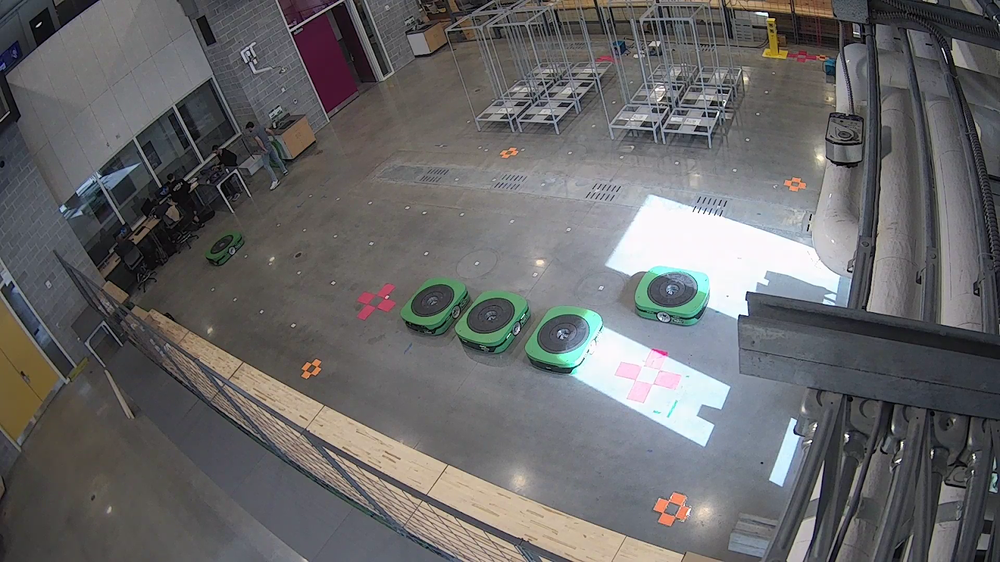
#> input picture images/image1.PNG, 1000 x 562 px, shrunk from 1600 x 900 before the run, found by its file name
$ python fast.py
#> lines starting #> are read from the running program, lines starting #| are printed output that depends on the picture
import numpy as np
import cv2 as cv
from matplotlib import pyplot as plt

img = cv.imread('./images/image1.png', cv.IMREAD_GRAYSCALE) # `<opencv_root>/samples/data/blox.jpg`
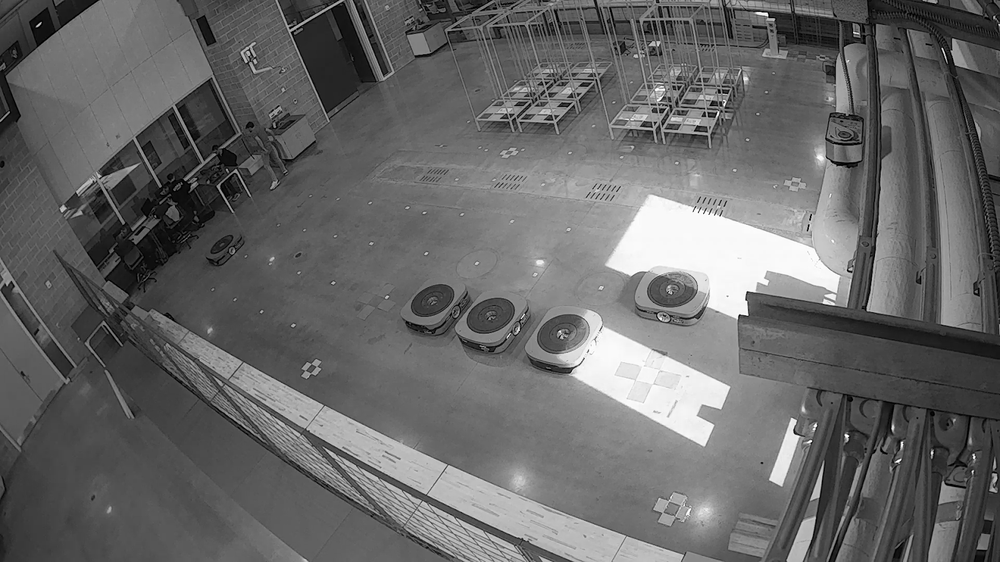
#> img: shape (562, 1000); min 0, max 255, mean 103

# Initiate FAST object with default values
fast = cv.FastFeatureDetector_create()

# find and draw the keypoints
kp = fast.detect(img,None)
#> kp = 10830 keypoints; strongest (x, y, size): (739, 315, 7), (747, 292, 7), (972, 471, 7), (709, 213, 7)
img2 = cv.drawKeypoints(img, kp, None, color=(255,0,0))
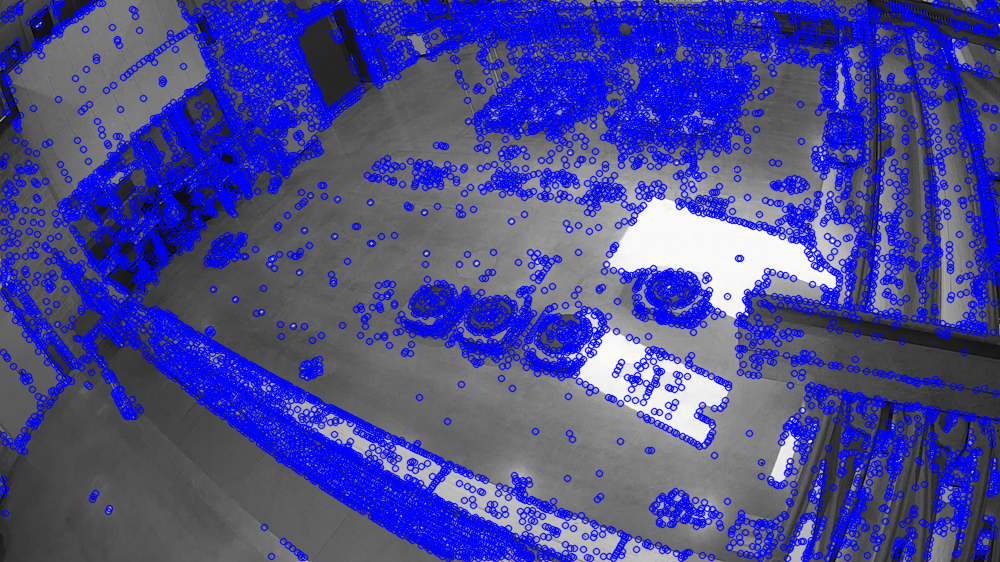
#> img2: shape (562, 1000, 3); mean of channels 0, 1, 2 148.4, 74.3, 74.3; drawn as B, G, R

# Print all default params
print( "Threshold: {}".format(fast.getThreshold()) )
print( "nonmaxSuppression:{}".format(fast.getNonmaxSuppression()) )
print( "neighborhood: {}".format(fast.getType()) )
print( "Total Keypoints with nonmaxSuppression: {}".format(len(kp)) )
#| Total Keypoints with nonmaxSuppression: 10830
cv.imwrite('fast_true.png', img2)

# Disable nonmaxSuppression
fast.setNonmaxSuppression(0)
kp = fast.detect(img, None)
#> kp = 33492 keypoints; strongest (x, y, size): (17, 3, 7), (53, 3, 7), (55, 3, 7), (56, 3, 7)
print( "Total Keypoints without nonmaxSuppression: {}".format(len(kp)) )
#| Total Keypoints without nonmaxSuppression: 33492
img3 = cv.drawKeypoints(img, kp, None, color=(255,0,0))
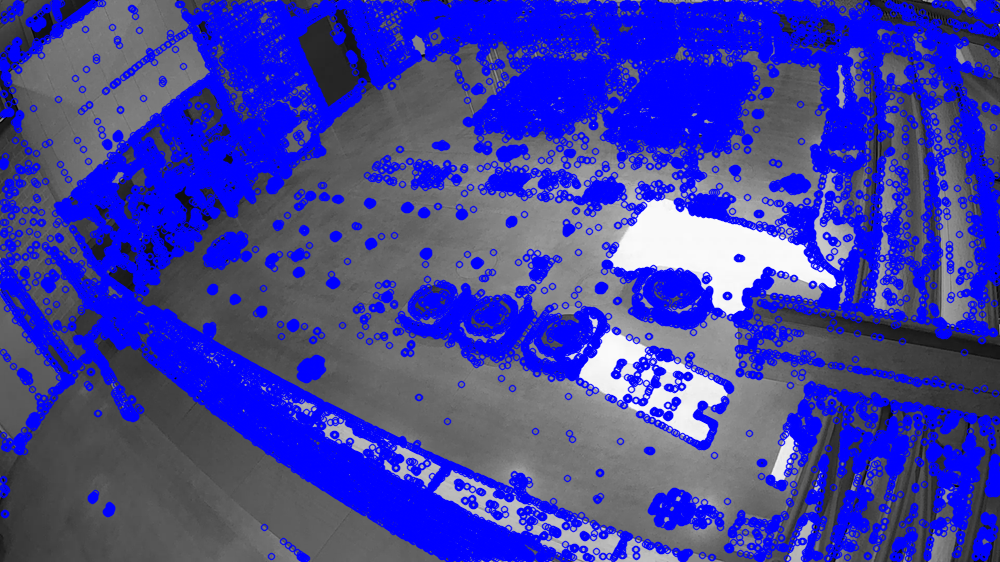
#> img3: shape (562, 1000, 3); mean of channels 0, 1, 2 165.1, 63.7, 63.7; drawn as B, G, R
cv.imwrite('fast_false.png', img3)

$ run again, with images/image2.PNG copied over images/image1.PNG
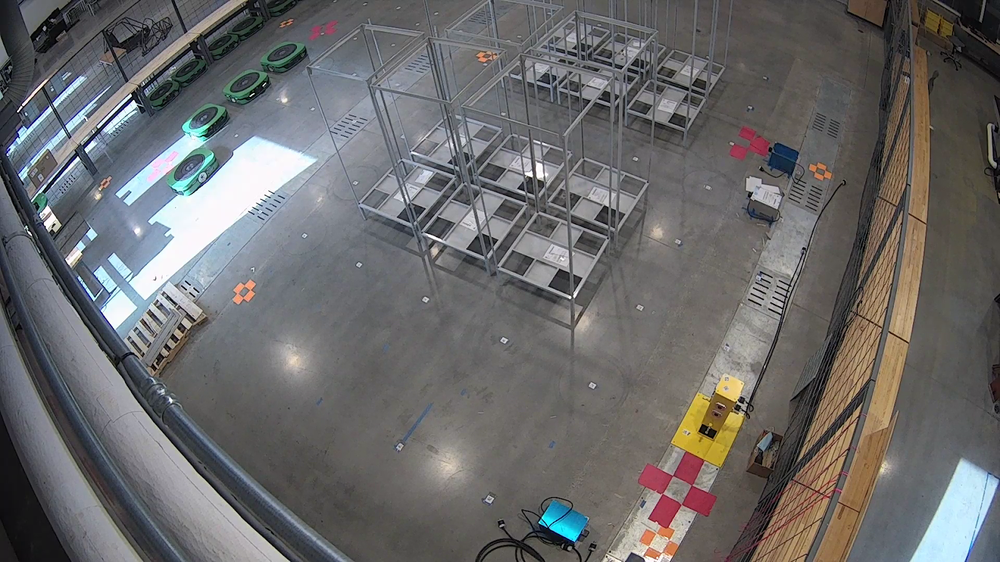
#> input picture images/image2.PNG, 1000 x 562 px, shrunk from 1600 x 900 before the run, found by its file name
#> `kp = fast.detect(img,None)`: kp = 12401 keypoints; strongest (x, y, size): (130, 96, 7), (263, 85, 7), (133, 101, 7), (252, 94, 7)
#> `img2 = cv.drawKeypoints(img, kp, None, color=(255,0,0))`:
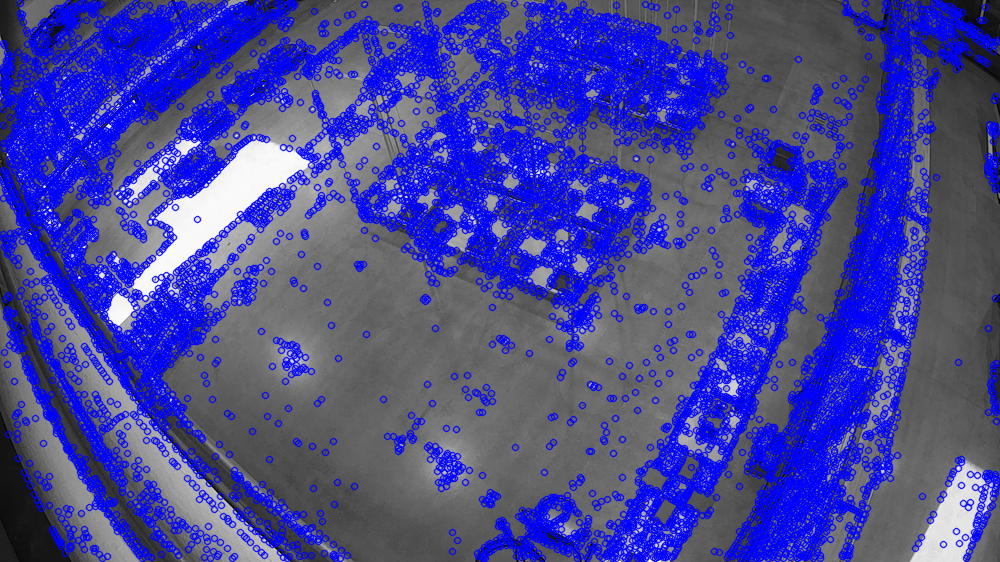
#> img2: shape (562, 1000, 3); mean of channels 0, 1, 2 153.6, 71.1, 71.1; drawn as B, G, R
#| Total Keypoints with nonmaxSuppression: 12401
#> `kp = fast.detect(img, None)`: kp = 39301 keypoints; strongest (x, y, size): (19, 3, 7), (20, 3, 7), (68, 3, 7), (81, 3, 7)
#| Total Keypoints without nonmaxSuppression: 39301
#> `img3 = cv.drawKeypoints(img, kp, None, color=(255,0,0))`:
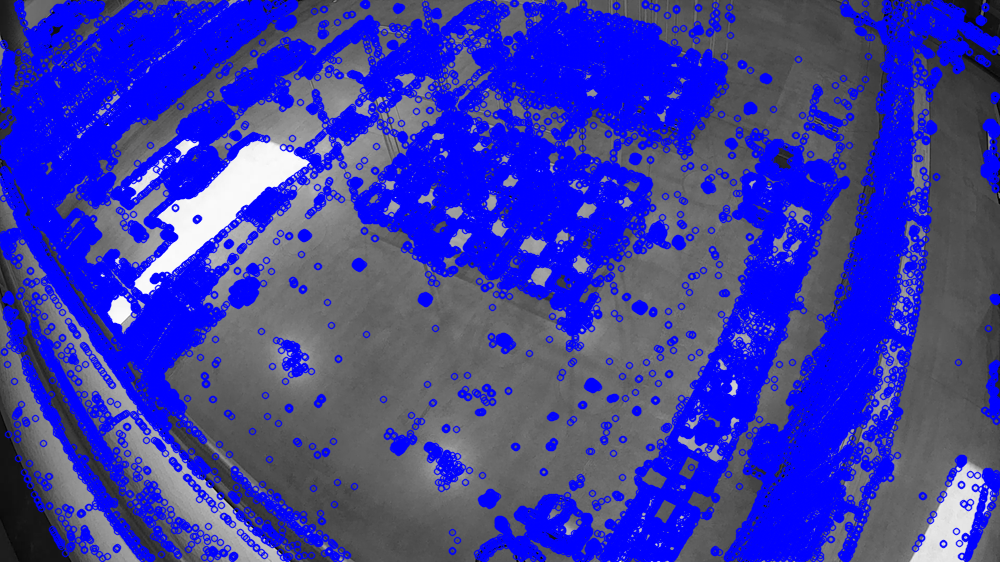
#> img3: shape (562, 1000, 3); mean of channels 0, 1, 2 169.5, 59.4, 59.4; drawn as B, G, R

$ run again, with images/NEW11.PNG copied over images/image1.PNG
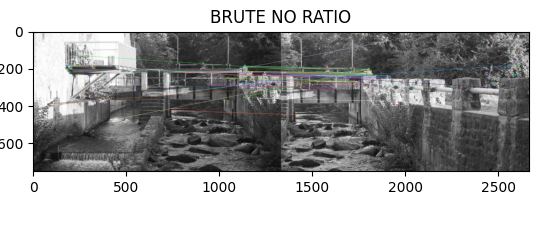
#> input picture images/NEW11.PNG, 540 x 225 px, found by its file name
#> `kp = fast.detect(img,None)`: kp = 3894 keypoints; strongest (x, y, size): (247, 10, 7), (253, 10, 7), (259, 10, 7), (318, 10, 7)
#> `img2 = cv.drawKeypoints(img, kp, None, color=(255,0,0))`:
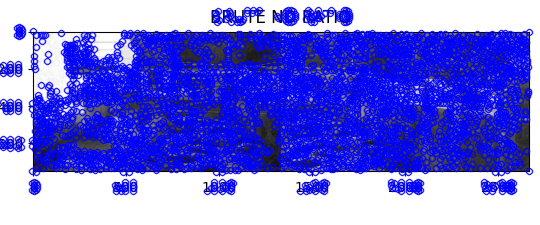
#> img2: shape (225, 540, 3); mean of channels 0, 1, 2 226.3, 116.2, 116.2; drawn as B, G, R
#| Total Keypoints with nonmaxSuppression: 3894
#> `kp = fast.detect(img, None)`: kp = 15202 keypoints; strongest (x, y, size): (211, 10, 7), (212, 10, 7), (213, 10, 7), (214, 10, 7)
#| Total Keypoints without nonmaxSuppression: 15202
#> `img3 = cv.drawKeypoints(img, kp, None, color=(255,0,0))`:
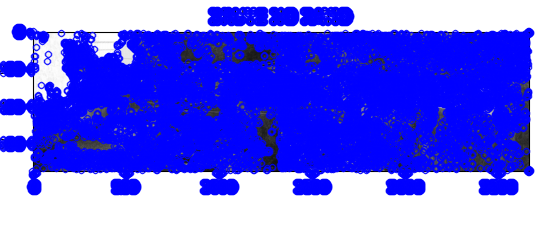
#> img3: shape (225, 540, 3); mean of channels 0, 1, 2 244, 98.2, 98.2; drawn as B, G, R
